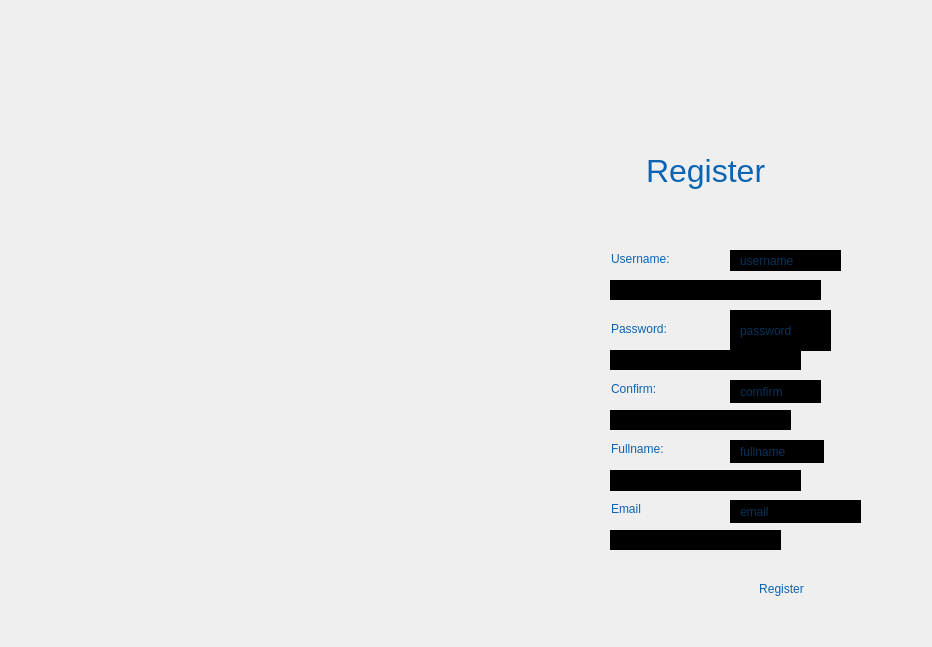
<?xml version="1.0" encoding="UTF-8"?>
<ui version="4.0">
 <class>FormRegister</class>
 <widget class="QWidget" name="FormRegister">
  <property name="geometry">
   <rect>
    <x>0</x>
    <y>0</y>
    <width>932</width>
    <height>647</height>
   </rect>
  </property>
  <property name="windowTitle">
   <string>Form</string>
  </property>
  <widget class="QPushButton" name="btnRegister">
   <property name="geometry">
    <rect>
     <x>740</x>
     <y>568</y>
     <width>83</width>
     <height>41</height>
    </rect>
   </property>
   <property name="cursor">
    <cursorShape>PointingHandCursor</cursorShape>
   </property>
   <property name="styleSheet">
    <string notr="true">QPushButton{
	padding: 0 8px;
	border:20px;
	color:rgb(10,100,180);
font: 600 italic 11pt &quot;Sitka Banner Semibold&quot;;
}
</string>
   </property>
   <property name="text">
    <string>Register</string>
   </property>
  </widget>
  <widget class="QLabel" name="label_6">
   <property name="geometry">
    <rect>
     <x>-590</x>
     <y>10</y>
     <width>1621</width>
     <height>641</height>
    </rect>
   </property>
   <property name="text">
    <string/>
   </property>
   <property name="pixmap">
    <pixmap>C:/Users/Dang Quy/Downloads/backgroundlogin (2).jpg</pixmap>
   </property>
  </widget>
  <widget class="QLabel" name="label_7">
   <property name="geometry">
    <rect>
     <x>630</x>
     <y>140</y>
     <width>211</width>
     <height>61</height>
    </rect>
   </property>
   <property name="font">
    <font>
     <pointsize>24</pointsize>
    </font>
   </property>
   <property name="styleSheet">
    <string notr="true">QLabel{
	padding: 0 8px;

	color:rgb(10,100,180);
}</string>
   </property>
   <property name="text">
    <string>Register</string>
   </property>
  </widget>
  <widget class="QLabel" name="label">
   <property name="geometry">
    <rect>
     <x>600</x>
     <y>250</y>
     <width>99</width>
     <height>18</height>
    </rect>
   </property>
   <property name="styleSheet">
    <string notr="true">QLabel{
	padding: 0 8px;

	color:rgb(10,100,180);
font: 600 italic 11pt &quot;Sitka Banner Semibold&quot;;
}
</string>
   </property>
   <property name="text">
    <string>Username:</string>
   </property>
  </widget>
  <widget class="QLineEdit" name="userName">
   <property name="geometry">
    <rect>
     <x>730</x>
     <y>250</y>
     <width>111</width>
     <height>21</height>
    </rect>
   </property>
   <property name="styleSheet">
    <string notr="true">QLineEdit{
	padding: 0 8px;
	border:20px;
	color:rgb(10,100,180);
	background:black;
	font: 600 italic 11pt &quot;Sitka Banner Semibold&quot;;
}
</string>
   </property>
   <property name="placeholderText">
    <string>username</string>
   </property>
  </widget>
  <widget class="QLabel" name="label_2">
   <property name="geometry">
    <rect>
     <x>600</x>
     <y>320</y>
     <width>101</width>
     <height>18</height>
    </rect>
   </property>
   <property name="styleSheet">
    <string notr="true">QLabel{
	padding: 0 8px;

	color:rgb(10,100,180);
font: 600 italic 11pt &quot;Sitka Banner Semibold&quot;;
}
</string>
   </property>
   <property name="text">
    <string>Password:</string>
   </property>
  </widget>
  <widget class="QLineEdit" name="password">
   <property name="geometry">
    <rect>
     <x>730</x>
     <y>310</y>
     <width>101</width>
     <height>41</height>
    </rect>
   </property>
   <property name="styleSheet">
    <string notr="true">QLineEdit{
	padding: 0 8px;
	border:20px;
	color:rgb(10,100,180);
	background:black;
	font: 600 italic 11pt &quot;Sitka Banner Semibold&quot;;
}
</string>
   </property>
   <property name="placeholderText">
    <string>password</string>
   </property>
  </widget>
  <widget class="QLabel" name="label_5">
   <property name="geometry">
    <rect>
     <x>600</x>
     <y>380</y>
     <width>154</width>
     <height>18</height>
    </rect>
   </property>
   <property name="styleSheet">
    <string notr="true">QLabel{
	padding: 0 8px;

	color:rgb(10,100,180);
font: 600 italic 11pt &quot;Sitka Banner Semibold&quot;;
}
</string>
   </property>
   <property name="text">
    <string>Confirm:</string>
   </property>
  </widget>
  <widget class="QLineEdit" name="passwordCheck">
   <property name="geometry">
    <rect>
     <x>730</x>
     <y>380</y>
     <width>91</width>
     <height>23</height>
    </rect>
   </property>
   <property name="styleSheet">
    <string notr="true">QLineEdit{
	padding: 0 8px;
	border:20px;
	color:rgb(10,100,180);
	background:black;
	font: 600 italic 11pt &quot;Sitka Banner Semibold&quot;;
}
</string>
   </property>
   <property name="maxLength">
    <number>32766</number>
   </property>
   <property name="placeholderText">
    <string>comfirm</string>
   </property>
  </widget>
  <widget class="QLabel" name="label_4">
   <property name="geometry">
    <rect>
     <x>600</x>
     <y>440</y>
     <width>90</width>
     <height>18</height>
    </rect>
   </property>
   <property name="styleSheet">
    <string notr="true">QLabel{
	padding: 0 8px;

	color:rgb(10,100,180);
font: 600 italic 11pt &quot;Sitka Banner Semibold&quot;;
}
</string>
   </property>
   <property name="text">
    <string>Fullname:</string>
   </property>
  </widget>
  <widget class="QLineEdit" name="name">
   <property name="geometry">
    <rect>
     <x>730</x>
     <y>440</y>
     <width>94</width>
     <height>23</height>
    </rect>
   </property>
   <property name="styleSheet">
    <string notr="true">QLineEdit{
	padding: 0 8px;
	border:20px;
	color:rgb(10,100,180);
	background:black;
	font: 600 italic 11pt &quot;Sitka Banner Semibold&quot;;
}
</string>
   </property>
   <property name="placeholderText">
    <string>fullname</string>
   </property>
  </widget>
  <widget class="QLabel" name="label_3">
   <property name="geometry">
    <rect>
     <x>600</x>
     <y>500</y>
     <width>66</width>
     <height>18</height>
    </rect>
   </property>
   <property name="styleSheet">
    <string notr="true">QLabel{
	padding: 0 8px;

	color:rgb(10,100,180);
font: 600 italic 11pt &quot;Sitka Banner Semibold&quot;;
}
</string>
   </property>
   <property name="text">
    <string>Email</string>
   </property>
  </widget>
  <widget class="QLineEdit" name="email">
   <property name="geometry">
    <rect>
     <x>730</x>
     <y>500</y>
     <width>131</width>
     <height>23</height>
    </rect>
   </property>
   <property name="styleSheet">
    <string notr="true">QLineEdit{
	padding: 0 8px;
	border:20px;
	color:rgb(10,100,180);
	background:black;
	font: 600 italic 11pt &quot;Sitka Banner Semibold&quot;;
}
</string>
   </property>
   <property name="placeholderText">
    <string>email</string>
   </property>
  </widget>
  <widget class="QLabel" name="errorUserName">
   <property name="geometry">
    <rect>
     <x>610</x>
     <y>280</y>
     <width>211</width>
     <height>20</height>
    </rect>
   </property>
   <property name="styleSheet">
    <string notr="true">QLabel{
	padding: 0 8px;
	border:20px;
	color:rgb(10,100,180);
	background:black;
	font: 600 italic 11pt &quot;Sitka Banner Semibold&quot;;
}
</string>
   </property>
   <property name="text">
    <string/>
   </property>
  </widget>
  <widget class="QLabel" name="errorPassword">
   <property name="geometry">
    <rect>
     <x>610</x>
     <y>350</y>
     <width>191</width>
     <height>20</height>
    </rect>
   </property>
   <property name="styleSheet">
    <string notr="true">QLabel{
	padding: 0 8px;
	border:20px;
	color:rgb(10,100,180);
	background:black;
	font: 600 italic 11pt &quot;Sitka Banner Semibold&quot;;
}
</string>
   </property>
   <property name="text">
    <string/>
   </property>
  </widget>
  <widget class="QLabel" name="errorName">
   <property name="geometry">
    <rect>
     <x>610</x>
     <y>470</y>
     <width>191</width>
     <height>21</height>
    </rect>
   </property>
   <property name="styleSheet">
    <string notr="true">QLabel{
	padding: 0 8px;
	border:20px;
	color:rgb(10,100,180);
	background:black;
	font: 600 italic 11pt &quot;Sitka Banner Semibold&quot;;
}
</string>
   </property>
   <property name="text">
    <string/>
   </property>
  </widget>
  <widget class="QLabel" name="errorEmail">
   <property name="geometry">
    <rect>
     <x>610</x>
     <y>530</y>
     <width>171</width>
     <height>20</height>
    </rect>
   </property>
   <property name="styleSheet">
    <string notr="true">QLabel{
	padding: 0 8px;
	border:20px;
	color:rgb(10,100,180);
	background:black;
	font: 600 italic 11pt &quot;Sitka Banner Semibold&quot;;
}
</string>
   </property>
   <property name="text">
    <string/>
   </property>
  </widget>
  <widget class="QLabel" name="errorPasswordCheck">
   <property name="geometry">
    <rect>
     <x>610</x>
     <y>410</y>
     <width>181</width>
     <height>20</height>
    </rect>
   </property>
   <property name="styleSheet">
    <string notr="true">QLabel{
	padding: 0 8px;
	border:20px;
	color:rgb(10,100,180);
	background:black;
	font: 600 italic 11pt &quot;Sitka Banner Semibold&quot;;
}
</string>
   </property>
   <property name="text">
    <string/>
   </property>
  </widget>
  <zorder>label_6</zorder>
  <zorder>splitter_2</zorder>
  <zorder>splitter_4</zorder>
  <zorder>splitter_6</zorder>
  <zorder>splitter_8</zorder>
  <zorder>splitter_10</zorder>
  <zorder>label_7</zorder>
  <zorder>label</zorder>
  <zorder>userName</zorder>
  <zorder>label_2</zorder>
  <zorder>password</zorder>
  <zorder>label_5</zorder>
  <zorder>passwordCheck</zorder>
  <zorder>label_4</zorder>
  <zorder>name</zorder>
  <zorder>label_3</zorder>
  <zorder>email</zorder>
  <zorder>btnRegister</zorder>
  <zorder>errorUserName</zorder>
  <zorder>errorPassword</zorder>
  <zorder>errorName</zorder>
  <zorder>errorEmail</zorder>
  <zorder>errorPasswordCheck</zorder>
 </widget>
 <resources/>
 <connections/>
</ui>
